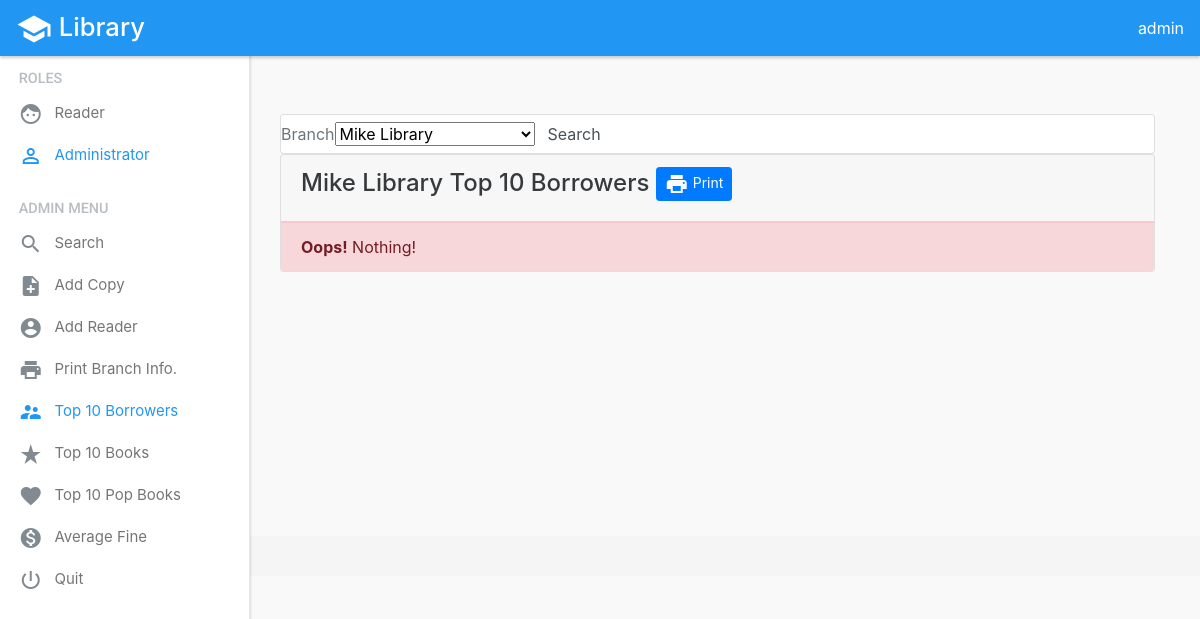
The app's page /admin_top_borrowers.php?libid=1 (signed in), older data.
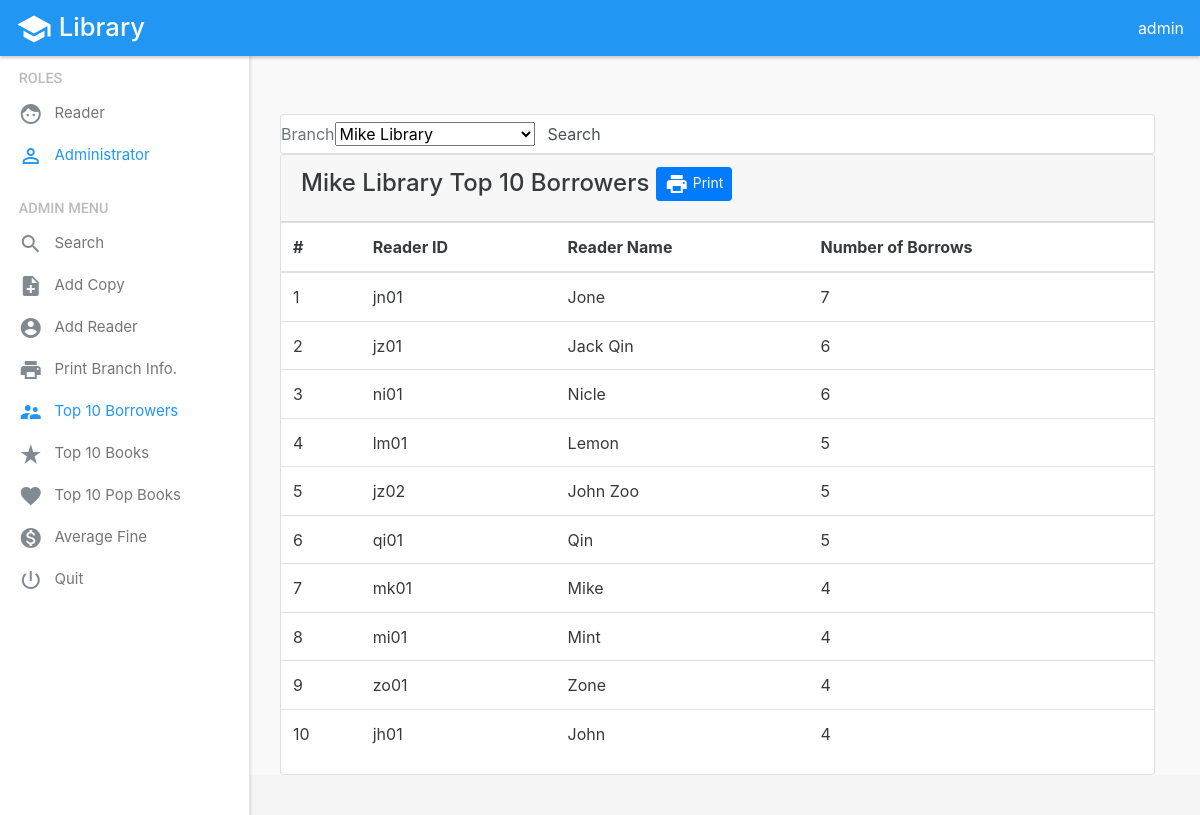
The same page, newer data.
### tables this page shows
CREATE TABLE BRANCH (
  LIBID INT NOT NULL AUTO_INCREMENT,
  LNAME VARCHAR(30) NOT NULL ,
  LLOCATION VARCHAR(50) NOT NULL ,
  PRIMARY KEY (LIBID)
);

CREATE TABLE READER (
  READERID VARCHAR(10) NOT NULL ,
  RTYPE VARCHAR(15),
  RNAME VARCHAR(30) NOT NULL ,
  ADDRESS VARCHAR(50),
  PRIMARY KEY (READERID)
);

### admin_top_borrowers.php (the view, shortened to what this page needs)
<?php
$libid = 0;
if (isset($_GET['libid']))
    $libid = $_GET['libid'];
$page = 'TopBorrowers';
include('layout/admin_header.php');
include('layout/admin_sidebar.php');
?>
<div class="container layout-content">
    <div class="card m-t-2 m-b-2">
        <div class="card-block">
            <form class="form-inline" action="admin_top_borrowers.php" method="get">
                <div class="form-group">
                    <label class="form-control-label text-muted" for="libid">Branch</label>
                    <select name="libid" class="c-select" style="min-width: 200px;max-width: 200px" >
                        <?php
                        $conn = new mysqli(DB_SERVER,DB_USERNAME,DB_PASSWORD,DB_DATABASE);
                        $sql = "SELECT LIBID, LNAME
                                FROM BRANCH";
                        $result = $conn->query($sql);
                        while ($row = $result->fetch_assoc()){
                            echo "<option value='".$row['LIBID']."'>".$row['LNAME']."</option>";
                        }
                        ?>
                    </select>
                </div>
                <input class="form-control btn btn-warning-outline" type="submit" value="Search">
            </form>
        </div>
    </div>
    <?php
    $conn = new mysqli(DB_SERVER,DB_USERNAME,DB_PASSWORD,DB_DATABASE);
    $sql = "SELECT LNAME
            FROM BRANCH
            WHERE LIBID = $libid";
    $result = $conn->query($sql);
    $row = $result->fetch_assoc();
    echo "<div class='card m-t-2' id='div_print'>
            <div class='card-header'>
                <h4>".$row['LNAME']." Top 10 Borrowers
                    <button onclick='printdiv(\"div_print\");' class='btn btn-primary btn-sm pull-md-right'>
                        <i class='material-icons'>print</i>
                        Print</button>
                </h4>
            </div>";
    $sql = "SELECT COUNT(B.BORNUMBER), R.READERID, R.RNAME
            FROM BORROWS B, READER R
            WHERE B.LIBID = $libid AND B.READERID = R.READERID
            GROUP BY B.READERID ORDER BY COUNT(B.BORNUMBER) DESC
            LIMIT 10";
    $result = $conn->query($sql);
    if ($result->num_rows > 0){
        echo "<table class='table'>
            <thead>
                <tr>
                    <th>#</th>
                    <th>Reader ID</th>
                    <th>Reader Name</th>
                    <th>Number of Borrows</th>
                </tr>
            </thead>
            <tbody>";
        $i = 1;
        while ($row = $result->fetch_assoc()){
            echo "<tr>
                  <td>$i</td>
                  <td>".$row['READERID']."</td>
                  <td>".$row['RNAME']."</td>
                  <td>".$row['COUNT(B.BORNUMBER)']."</td>
              <tr>";
            $i ++;
        }
        echo "</tbody></table>";
    }else{
        echo "<div class='card-footer alert-danger' role='alert'>
        <strong>Oops!</strong> Nothing!
    </div>";
    }
    echo "</div>";
    ?>
</div>
<?php include('layout/footer.php'); ?>

### layout/admin_header.php (shortened to what this page needs)
<!DOCTYPE html>
<html lang="en">
<head>
    <link rel="stylesheet" href="https://maxcdn.bootstrapcdn.com/bootstrap/4.0.0-alpha.2/css/bootstrap.min.css">
    <link rel="stylesheet" type="text/css" href="./css/site.css">
</head>
<body>
<nav class="navbar navbar-dark navbar-full bg-primary navbar-fixed-top">
    <a class="navbar-brand" href="./index.php"><i class="material-icons md-48">school</i> Library</a>
    <div class="nav navbar-nav pull-md-right">
        <a class="nav-item nav-link active">admin</a>
    </div>
</nav>

### layout/admin_sidebar.php
<div class="sidebar">
    <div class="sidebar-heading">Roles</div>
    <ul class="sidebar-menu">
        <li class="sidebar-menu-item">
            <a class="sidebar-menu-button" href="reader_index.php">
                <i class="sidebar-menu-icon material-icons">face</i>
                Reader
            </a>
        </li>
        <li class="sidebar-menu-item active">
            <a class="sidebar-menu-button" href="admin_index.php">
                <i class="sidebar-menu-icon material-icons">perm_identity</i>
                Administrator
            </a>
        </li>
    </ul>
    <div class="sidebar-heading">Admin Menu</div>
    <ul class="sidebar-menu">
        <li class="sidebar-menu-item <?php echo ($page == 'Search') ? "active" : ""; ?>">
            <a href="admin.php" class="sidebar-menu-button">
                <i class="sidebar-menu-icon material-icons">search</i>
                Search</a>
        </li>
        <li class="sidebar-menu-item <?php echo ($page == 'AddCopy') ? "active" : ""; ?>">
            <a href="admin_add_copy.php" class="sidebar-menu-button">
                <i class="sidebar-menu-icon material-icons">note_add</i>
                Add Copy</a>
        </li>
        <li class="sidebar-menu-item <?php echo ($page == 'AddReader') ? "active" : ""; ?>">
            <a href="admin_add_reader.php" class="sidebar-menu-button">
                <i class="sidebar-menu-icon material-icons">account_circle</i>
                Add Reader</a>
        </li>
        <li class="sidebar-menu-item <?php echo ($page == 'PrtBranchInfo') ? "active" : ""; ?>">
            <a href="admin_branch_info.php" class="sidebar-menu-button">
                <i class="sidebar-menu-icon material-icons">print</i>
                Print Branch Info.
            </a>
        </li>
        <li class="sidebar-menu-item <?php echo ($page == 'TopBorrowers') ? "active" : ""; ?>">
            <a href="admin_top_borrowers.php" class="sidebar-menu-button">
                <i class="sidebar-menu-icon material-icons">supervisor_account</i>
                Top 10 Borrowers
            </a>
        </li>
        <li class="sidebar-menu-item <?php echo ($page == 'TopBooks') ? "active" : ""; ?>">
            <a href="admin_top_books.php" class="sidebar-menu-button">
                <i class="sidebar-menu-icon material-icons">star_rate</i>
                Top 10 Books
            </a>
        </li>
        <li class="sidebar-menu-item <?php echo ($page == 'PopBooks') ? "active" : ""; ?>">
            <a href="admin_pop_books.php" class="sidebar-menu-button">
                <i class="sidebar-menu-icon material-icons">favorite</i>
                Top 10 Pop Books
            </a>
        </li>
        <li class="sidebar-menu-item <?php echo ($page == 'AvgFine') ? "active" : ""; ?>">
            <a href="admin_avg_fine.php" class="sidebar-menu-button">
                <i class="sidebar-menu-icon material-icons">monetization_on</i>
                Average Fine
            </a>
        </li>
        <li class="sidebar-menu-item">
            <a href="admin_logout.php" class="sidebar-menu-button">
                <i class="sidebar-menu-icon material-icons">power_settings_new</i>
                Quit
            </a>
        </li>
    </ul>
</div>

### layout/footer.php
<footer class="nav navbar footer navbar-fixed-bottom">
    <div class="container text-md-center">
        <span class="text-muted">&copy Zhonghua 2016</span>
    </div>
</footer>
</body>
</html>

### css/site.css (style rules this page uses)
body { color:#373a3c; background-color: #f9f9f9; }
footer { display: none; background-color: #f5f5f5; }
.bg-primary { background-color: #2196F3!important; }
.navbar-fixed-top { z-index: 1030; box-shadow: 0 2px 3px rgba(0,0,0,.2); }
.navbar-dark .navbar-brand, .navbar-dark .navbar-brand:focus, .navbar-dark .navbar-brand:hover { color: #fff; }
.navbar-brand { font-size: 1.6rem; font-weight: 500; padding-top: 0; padding-bottom: 0; margin-right: 1rem; }
.navbar-brand i.material-icons { position: relative; top: -1px; font-size: 36px; }
.material-icons { vertical-align: middle; }
.layout-content { padding-top: 58px; padding-left: 250px; overflow: auto; min-height: 30rem; }
.sidebar { left: 0; top: 0; bottom: 0; width: 250px; position: fixed; top: 0; bottom: 0; z-index: 1029; color: rgba(0,0,0,.54); font-size: 15px; background: #fff; border-right-width: 1px; border-right-style: solid; border-right-color: #e5e5e5; padding-top: 65px; box-shadow: 0 2px 3px rgba(0,0,0,.2); }
.sidebar-heading { color: #b7bdc1; font-weight: 500; font-size: .9rem; font-family: Roboto,"Helvetica Neue",Arial,Helvetica,sans-serif; text-transform: uppercase; letter-spacing: normal; line-height: normal; padding: 5px 18.75px; margin: 0; }
.sidebar-menu { margin-bottom: 18.75px; padding: 0; list-style: none; }
.sidebar-menu-item { position: relative; overflow: hidden; }
.sidebar-menu-button { color: rgba(0,0,0,.54); text-decoration: none; display: block; font-weight: 400; line-height: 42px; padding-left: 18.75px; font-size: 15px; }
.sidebar-menu-icon { color: #818a91; vertical-align: middle; width: 31.5px; font-size: 24px; display: inline-block; line-height: normal; position: relative; }
.sidebar .active>.sidebar-menu-button, .sidebar .active>.sidebar-menu-button .sidebar-menu-icon { color: #2196F3; }

Row changes from the older to the newer data that the page shows:
added reader: READERID "jn01", RNAME "Jone", COUNT "7"
now on this page (row unchanged): reader: READERID "jz01", RNAME "Jack Qin", COUNT "6"
added reader: READERID "ni01", RNAME "Nicle", COUNT "6"
added reader: READERID "lm01", RNAME "Lemon", COUNT "5"
added reader: READERID "jz02", RNAME "John Zoo", COUNT "5"
added reader: READERID "qi01", RNAME "Qin", COUNT "5"
added reader: READERID "mk01", RNAME "Mike", COUNT "4"
added reader: READERID "mi01", RNAME "Mint", COUNT "4"
added reader: READERID "zo01", RNAME "Zone", COUNT "4"
added reader: READERID "jh01", RNAME "John", COUNT "4"
Text that changed along with them:
text no longer shown: "Oops! Nothing!"
text now shown: "# Reader ID Reader Name Number of Borrows"
